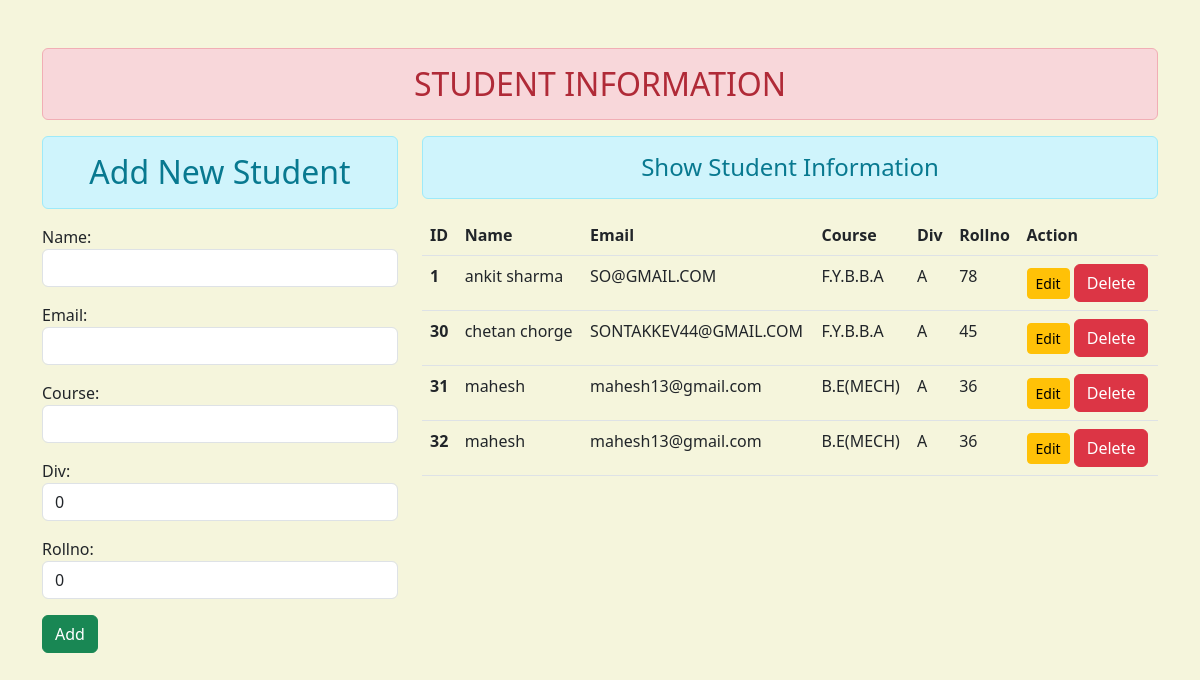
The page / on the database its author committed.
### enroll/models.py (models this page shows)
class User(models.Model):
    name =models.CharField(max_length=70)
    email =models.EmailField(max_length=100)
    Course=models.CharField(max_length=70)
    div =models.CharField(max_length=70, default=0)
    rollno=models.CharField(max_length=70,default=0)

### enroll/views.py (the view)
# urls.py: path('',views.add_show,name="add"),
def add_show(request):
    if request.method == "POST":
        fm=studentinfo(request.POST)
        if fm.is_valid():
            nm=fm.cleaned_data['name']
            em=fm.cleaned_data['email']
            pw=fm.cleaned_data['Course']
            dw=fm.cleaned_data['div']
            rn=fm.cleaned_data['rollno']
            newst=User(name=nm,email=em,Course=pw,div=dw,rollno=rn)
            newst.save()
            fm=studentinfo()
    else:
        fm=studentinfo()
    stud=User.objects.all()
    return render(request,'enroll/add.html' , {"form":fm,
    "stu":stud})

### enroll/forms.py
class studentinfo(forms.ModelForm):
    class Meta:
        model=User
        fields=["name","email","Course","div","rollno"]
        widgets={
            'name': forms.TextInput(attrs={'class':'form-control'}),
            'email': forms.EmailInput(attrs={'class':'form-control'}),
            'Course': forms.TextInput(attrs={'class':'form-control'}),
            'div': forms.TextInput(attrs={'class':'form-control'}),
            'rollno': forms.TextInput(attrs={'class':'form-control'}),
        }

### enroll/templates/enroll/add.html (shortened to what this page needs)
{% extends 'enroll/base.html' %}
{% block content %}
<div class="container">
   <div class="row">
    <div class="col-sm-4">
        <h2 class="text-center alert alert-info">Add New Student</h2>
        <form action="" method="POST">
        {{form.as_p}}
        <input type="submit" class="btn btn-success" value="Add">
        </form>
    </div>
    <dvi class="col sm-8 ">
        <h4 class="text-center alert alert-info">Show Student Information</h4>
        {% if stu %}
        <table class="table table-hover">
            <thead>
              <tr>
                <th scope="col">ID</th>
                <th scope="col">Name</th>
                <th scope="col">Email</th>
                <th scope="col">Course </th>
                <th scope="col">Div</th>
                <th scope="col">Rollno </th>
                <th scope="col">Action</th>
              </tr>
            </thead>
            <tbody>
                {% for st in stu %}
              <tr>
                <th scope="row">{{st.id}}</th>
                <td>{{st.name}}</td>
                <td>{{st.email}}</td>
                <td>{{st.Course}}</td>
                <td>{{st.div}}</td>
                <td>{{st.rollno}}</td>
                <td>
                    <a href="{% url 'update_std' st.id %}" class="btn btn-warning btn-sm">Edit</a>
                    <form action="{% url 'deletestu' st.id %}" method="POST" class="d-inline">
                        <input type="submit" class="btn btn-danger" value="Delete">{% csrf_token %}
                    </form>
                </td>
              </tr>
             {% endfor %}
            </tbody>
          </table>
        {% else %}
        <h4 class="text-center alert alert-warning" >No records</h4>
        {% endif %}
    </dvi>
   </div>
</div>
{% endblock content %}

### enroll/templates/enroll/base.html (shortened to what this page needs)
<!DOCTYPE html>
{% load static %}
<html lang="en">
<head>
    <link rel="stylesheet" href="{% static 'enroll/css/bootstrap.css' %}">
</head>
<body style="background-color: beige;">
    <div class="container mt-5">
        <h2 class="text-center alert alert-danger">STUDENT INFORMATION</h2>
    </div>
      {% block content %} {% endblock content %}
</body>
</html>

### rows shown on the page
User: id "1", name "ankit sharma", email "SO@GMAIL.COM", Course "F.Y.B.B.A", div "A", rollno "78"
User: id "30", name "chetan chorge", email "SONTAKKEV44@GMAIL.COM", Course "F.Y.B.B.A", div "A", rollno "45"
User: id "31", name "mahesh", email "mahesh13@gmail.com", Course "B.E(MECH)", div "A", rollno "36"
User: id "32", name "mahesh", email "mahesh13@gmail.com", Course "B.E(MECH)", div "A", rollno "36"
